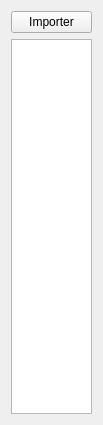
<?xml version="1.0" encoding="UTF-8"?>
<ui version="4.0">
 <class>ModelWidget</class>
 <widget class="QWidget" name="ModelWidget">
  <property name="geometry">
   <rect>
    <x>0</x>
    <y>0</y>
    <width>103</width>
    <height>425</height>
   </rect>
  </property>
  <property name="windowTitle">
   <string>Form</string>
  </property>
  <layout class="QGridLayout" name="gridLayout">
   <item row="0" column="0">
    <widget class="QPushButton" name="importButton">
     <property name="text">
      <string>Importer</string>
     </property>
    </widget>
   </item>
   <item row="1" column="0">
    <widget class="QTreeView" name="treeView"/>
   </item>
  </layout>
 </widget>
 <resources/>
 <connections/>
</ui>
